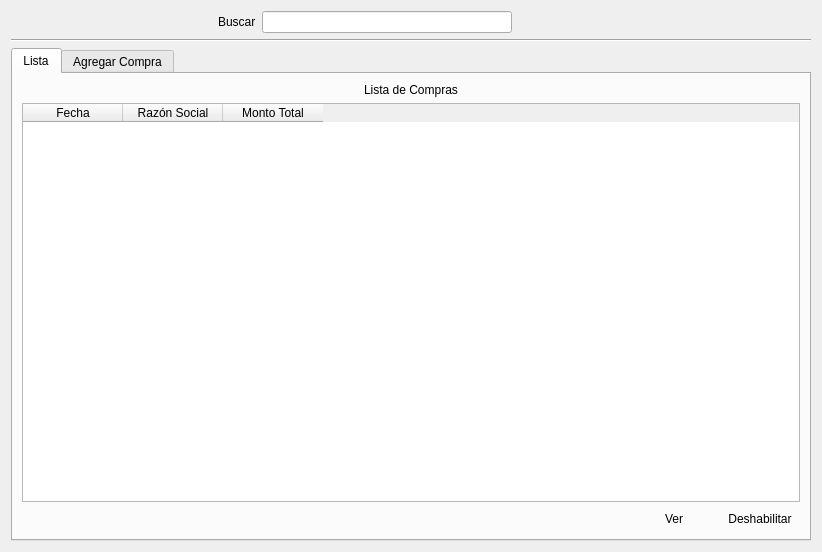
<?xml version="1.0" encoding="UTF-8"?>
<ui version="4.0">
 <class>compras</class>
 <widget class="QWidget" name="compras">
  <property name="geometry">
   <rect>
    <x>0</x>
    <y>0</y>
    <width>822</width>
    <height>552</height>
   </rect>
  </property>
  <property name="windowTitle">
   <string>Form</string>
  </property>
  <layout class="QGridLayout" name="gridLayout_9">
   <item row="0" column="0">
    <layout class="QVBoxLayout" name="verticalLayout_4"/>
   </item>
   <item row="2" column="1" colspan="6">
    <widget class="Line" name="line">
     <property name="orientation">
      <enum>Qt::Horizontal</enum>
     </property>
    </widget>
   </item>
   <item row="3" column="1" colspan="6">
    <layout class="QGridLayout" name="gridLayout_10">
     <item row="0" column="0">
      <widget class="QTabWidget" name="tabWidget">
       <property name="currentIndex">
        <number>0</number>
       </property>
       <widget class="QWidget" name="List">
        <attribute name="title">
         <string>Lista</string>
        </attribute>
        <layout class="QGridLayout" name="gridLayout_6">
         <item row="0" column="0">
          <layout class="QGridLayout" name="gridLayout_4">
           <item row="0" column="0">
            <layout class="QGridLayout" name="gridLayout_3">
             <item row="0" column="0">
              <layout class="QGridLayout" name="gridLayout_2">
               <item row="0" column="0">
                <widget class="QLabel" name="label_2">
                 <property name="sizePolicy">
                  <sizepolicy hsizetype="Fixed" vsizetype="Preferred">
                   <horstretch>0</horstretch>
                   <verstretch>0</verstretch>
                  </sizepolicy>
                 </property>
                 <property name="text">
                  <string>Lista de Compras</string>
                 </property>
                </widget>
               </item>
              </layout>
             </item>
             <item row="2" column="0">
              <layout class="QGridLayout" name="gridLayout">
               <item row="0" column="0">
                <spacer name="horizontalSpacer_2">
                 <property name="orientation">
                  <enum>Qt::Horizontal</enum>
                 </property>
                 <property name="sizeHint" stdset="0">
                  <size>
                   <width>40</width>
                   <height>20</height>
                  </size>
                 </property>
                </spacer>
               </item>
               <item row="0" column="1">
                <widget class="QPushButton" name="pushButton_ver_compra">
                 <property name="sizePolicy">
                  <sizepolicy hsizetype="Fixed" vsizetype="Fixed">
                   <horstretch>0</horstretch>
                   <verstretch>0</verstretch>
                  </sizepolicy>
                 </property>
                 <property name="text">
                  <string>Ver</string>
                 </property>
                 <property name="icon">
                  <iconset resource="Icons/Icons.qrc">
                   <normaloff>:/Icons/1349716430_zoom.png</normaloff>:/Icons/1349716430_zoom.png</iconset>
                 </property>
                 <property name="flat">
                  <bool>true</bool>
                 </property>
                </widget>
               </item>
               <item row="0" column="2">
                <widget class="QPushButton" name="pushButton_eliminar_compra">
                 <property name="sizePolicy">
                  <sizepolicy hsizetype="Fixed" vsizetype="Fixed">
                   <horstretch>0</horstretch>
                   <verstretch>0</verstretch>
                  </sizepolicy>
                 </property>
                 <property name="text">
                  <string>Deshabilitar</string>
                 </property>
                 <property name="icon">
                  <iconset resource="Icons/Icons.qrc">
                   <normaloff>:/Icons/1349716432_round_minus.png</normaloff>:/Icons/1349716432_round_minus.png</iconset>
                 </property>
                 <property name="flat">
                  <bool>true</bool>
                 </property>
                </widget>
               </item>
              </layout>
             </item>
             <item row="1" column="0">
              <widget class="QTableWidget" name="tableWidget_Compras">
               <column>
                <property name="text">
                 <string>Fecha</string>
                </property>
               </column>
               <column>
                <property name="text">
                 <string>Razón Social</string>
                </property>
               </column>
               <column>
                <property name="text">
                 <string>Monto Total</string>
                </property>
               </column>
              </widget>
             </item>
            </layout>
           </item>
          </layout>
         </item>
        </layout>
       </widget>
       <widget class="QWidget" name="agregar">
        <attribute name="title">
         <string>Agregar Compra</string>
        </attribute>
        <layout class="QGridLayout" name="gridLayout_11">
         <item row="0" column="0">
          <layout class="QGridLayout" name="gridLayout_8">
           <item row="0" column="0">
            <layout class="QGridLayout" name="gridLayout_5">
             <item row="1" column="0">
              <widget class="QLabel" name="label_4">
               <property name="text">
                <string>Proveedor</string>
               </property>
              </widget>
             </item>
             <item row="1" column="1">
              <widget class="QLineEdit" name="lineEdit_proveedor"/>
             </item>
             <item row="1" column="2">
              <widget class="QPushButton" name="pushButton_buscar_proveedor">
               <property name="text">
                <string>Buscar</string>
               </property>
              </widget>
             </item>
             <item row="2" column="0">
              <widget class="QLabel" name="label_5">
               <property name="text">
                <string>Ruc</string>
               </property>
              </widget>
             </item>
             <item row="2" column="1">
              <widget class="QLineEdit" name="lineEdit_ruc"/>
             </item>
             <item row="3" column="0">
              <widget class="QLabel" name="label_6">
               <property name="text">
                <string>Dirección</string>
               </property>
              </widget>
             </item>
             <item row="3" column="1">
              <widget class="QLineEdit" name="lineEdit_direccion"/>
             </item>
             <item row="4" column="0">
              <widget class="QLabel" name="label_7">
               <property name="text">
                <string>Productos</string>
               </property>
              </widget>
             </item>
             <item row="4" column="1">
              <widget class="QLineEdit" name="lineEdit_productos"/>
             </item>
             <item row="4" column="2">
              <widget class="QPushButton" name="pushButton_buscar_producto">
               <property name="text">
                <string>Buscar</string>
               </property>
              </widget>
             </item>
             <item row="0" column="0">
              <layout class="QHBoxLayout" name="horizontalLayout">
               <item>
                <widget class="QLabel" name="label">
                 <property name="text">
                  <string>COMPRAS</string>
                 </property>
                </widget>
               </item>
              </layout>
             </item>
             <item row="0" column="2">
              <widget class="QDateEdit" name="dateEdit">
               <property name="calendarPopup">
                <bool>true</bool>
               </property>
              </widget>
             </item>
             <item row="0" column="1">
              <widget class="QLabel" name="label_11">
               <property name="text">
                <string>Fecha:</string>
               </property>
              </widget>
             </item>
             <item row="2" column="2" colspan="2">
              <spacer name="horizontalSpacer_12">
               <property name="orientation">
                <enum>Qt::Horizontal</enum>
               </property>
               <property name="sizeHint" stdset="0">
                <size>
                 <width>40</width>
                 <height>20</height>
                </size>
               </property>
              </spacer>
             </item>
             <item row="3" column="2" colspan="2">
              <spacer name="horizontalSpacer_13">
               <property name="orientation">
                <enum>Qt::Horizontal</enum>
               </property>
               <property name="sizeHint" stdset="0">
                <size>
                 <width>40</width>
                 <height>20</height>
                </size>
               </property>
              </spacer>
             </item>
             <item row="1" column="3">
              <spacer name="horizontalSpacer_14">
               <property name="orientation">
                <enum>Qt::Horizontal</enum>
               </property>
               <property name="sizeHint" stdset="0">
                <size>
                 <width>40</width>
                 <height>20</height>
                </size>
               </property>
              </spacer>
             </item>
             <item row="0" column="3">
              <spacer name="horizontalSpacer_16">
               <property name="orientation">
                <enum>Qt::Horizontal</enum>
               </property>
               <property name="sizeHint" stdset="0">
                <size>
                 <width>40</width>
                 <height>20</height>
                </size>
               </property>
              </spacer>
             </item>
            </layout>
           </item>
           <item row="0" column="1" rowspan="3">
            <layout class="QVBoxLayout" name="verticalLayout">
             <item>
              <widget class="QLabel" name="label_12">
               <property name="text">
                <string>Lista de Proveedores</string>
               </property>
              </widget>
             </item>
             <item>
              <widget class="QTableWidget" name="tableWidget_proveedores">
               <column>
                <property name="text">
                 <string>Ruc</string>
                </property>
               </column>
               <column>
                <property name="text">
                 <string>Razón Social</string>
                </property>
               </column>
              </widget>
             </item>
             <item>
              <widget class="QLabel" name="label_13">
               <property name="text">
                <string>Lista de Productos</string>
               </property>
              </widget>
             </item>
             <item>
              <widget class="QTableWidget" name="tableWidget_productos">
               <column>
                <property name="text">
                 <string>Código</string>
                </property>
               </column>
               <column>
                <property name="text">
                 <string>Descripción</string>
                </property>
               </column>
               <column>
                <property name="text">
                 <string>Accesorios</string>
                </property>
               </column>
               <column>
                <property name="text">
                 <string>Precio</string>
                </property>
               </column>
              </widget>
             </item>
            </layout>
           </item>
           <item row="1" column="0">
            <widget class="QTableWidget" name="tableWidget__items_productos">
             <column>
              <property name="text">
               <string>Código</string>
              </property>
             </column>
             <column>
              <property name="text">
               <string>Descripción</string>
              </property>
             </column>
             <column>
              <property name="text">
               <string>Accesorios</string>
              </property>
             </column>
             <column>
              <property name="text">
               <string>Precio Unt</string>
              </property>
             </column>
             <column>
              <property name="text">
               <string>Cant</string>
              </property>
             </column>
             <column>
              <property name="text">
               <string>Total</string>
              </property>
             </column>
            </widget>
           </item>
           <item row="2" column="0">
            <layout class="QGridLayout" name="gridLayout_7">
             <item row="0" column="0">
              <spacer name="horizontalSpacer_9">
               <property name="orientation">
                <enum>Qt::Horizontal</enum>
               </property>
               <property name="sizeHint" stdset="0">
                <size>
                 <width>40</width>
                 <height>20</height>
                </size>
               </property>
              </spacer>
             </item>
             <item row="0" column="1">
              <widget class="QLabel" name="label_8">
               <property name="text">
                <string>Sub Total</string>
               </property>
              </widget>
             </item>
             <item row="0" column="2" colspan="2">
              <widget class="QLineEdit" name="lineEdit_subtotal"/>
             </item>
             <item row="1" column="0">
              <spacer name="horizontalSpacer_10">
               <property name="orientation">
                <enum>Qt::Horizontal</enum>
               </property>
               <property name="sizeHint" stdset="0">
                <size>
                 <width>40</width>
                 <height>20</height>
                </size>
               </property>
              </spacer>
             </item>
             <item row="1" column="1">
              <widget class="QLabel" name="label_9">
               <property name="text">
                <string>IGV %</string>
               </property>
              </widget>
             </item>
             <item row="1" column="3">
              <widget class="QLineEdit" name="lineEdit_igv"/>
             </item>
             <item row="2" column="0">
              <spacer name="horizontalSpacer_11">
               <property name="orientation">
                <enum>Qt::Horizontal</enum>
               </property>
               <property name="sizeHint" stdset="0">
                <size>
                 <width>40</width>
                 <height>20</height>
                </size>
               </property>
              </spacer>
             </item>
             <item row="2" column="1">
              <widget class="QLabel" name="label_10">
               <property name="text">
                <string>Total</string>
               </property>
              </widget>
             </item>
             <item row="2" column="2" colspan="2">
              <widget class="QLineEdit" name="lineEdit_total"/>
             </item>
             <item row="1" column="2">
              <widget class="QSpinBox" name="spinBox">
               <property name="value">
                <number>18</number>
               </property>
              </widget>
             </item>
            </layout>
           </item>
          </layout>
         </item>
         <item row="1" column="0">
          <layout class="QHBoxLayout" name="horizontalLayout_20">
           <item>
            <spacer name="horizontalSpacer_3">
             <property name="orientation">
              <enum>Qt::Horizontal</enum>
             </property>
             <property name="sizeHint" stdset="0">
              <size>
               <width>40</width>
               <height>20</height>
              </size>
             </property>
            </spacer>
           </item>
           <item>
            <widget class="QPushButton" name="pushButton_guardar">
             <property name="text">
              <string>Guardar</string>
             </property>
            </widget>
           </item>
           <item>
            <widget class="QPushButton" name="pushButton_cancelar">
             <property name="text">
              <string>Cancelar</string>
             </property>
            </widget>
           </item>
           <item>
            <spacer name="horizontalSpacer">
             <property name="orientation">
              <enum>Qt::Horizontal</enum>
             </property>
             <property name="sizeHint" stdset="0">
              <size>
               <width>40</width>
               <height>20</height>
              </size>
             </property>
            </spacer>
           </item>
          </layout>
         </item>
        </layout>
       </widget>
      </widget>
     </item>
    </layout>
   </item>
   <item row="1" column="1">
    <spacer name="horizontalSpacer_5">
     <property name="orientation">
      <enum>Qt::Horizontal</enum>
     </property>
     <property name="sizeHint" stdset="0">
      <size>
       <width>211</width>
       <height>20</height>
      </size>
     </property>
    </spacer>
   </item>
   <item row="1" column="6">
    <spacer name="horizontalSpacer_6">
     <property name="orientation">
      <enum>Qt::Horizontal</enum>
     </property>
     <property name="sizeHint" stdset="0">
      <size>
       <width>211</width>
       <height>20</height>
      </size>
     </property>
    </spacer>
   </item>
   <item row="1" column="4">
    <widget class="QPushButton" name="pushButton_5">
     <property name="text">
      <string/>
     </property>
     <property name="icon">
      <iconset resource="Icons/Icons.qrc">
       <normaloff>:/Icons/1349716430_zoom.png</normaloff>:/Icons/1349716430_zoom.png</iconset>
     </property>
     <property name="flat">
      <bool>true</bool>
     </property>
    </widget>
   </item>
   <item row="1" column="2">
    <widget class="QLabel" name="label_3">
     <property name="text">
      <string>Buscar</string>
     </property>
    </widget>
   </item>
   <item row="1" column="5">
    <widget class="QPushButton" name="pushButton_6">
     <property name="text">
      <string/>
     </property>
     <property name="icon">
      <iconset resource="Icons/Icons.qrc">
       <normaloff>:/Icons/1349716435_cog.png</normaloff>:/Icons/1349716435_cog.png</iconset>
     </property>
     <property name="flat">
      <bool>true</bool>
     </property>
    </widget>
   </item>
   <item row="1" column="3">
    <widget class="QLineEdit" name="lineEdit">
     <property name="minimumSize">
      <size>
       <width>250</width>
       <height>0</height>
      </size>
     </property>
     <property name="maximumSize">
      <size>
       <width>250</width>
       <height>16777215</height>
      </size>
     </property>
    </widget>
   </item>
  </layout>
 </widget>
 <resources>
  <include location="Icons/Icons.qrc"/>
 </resources>
 <connections/>
</ui>
